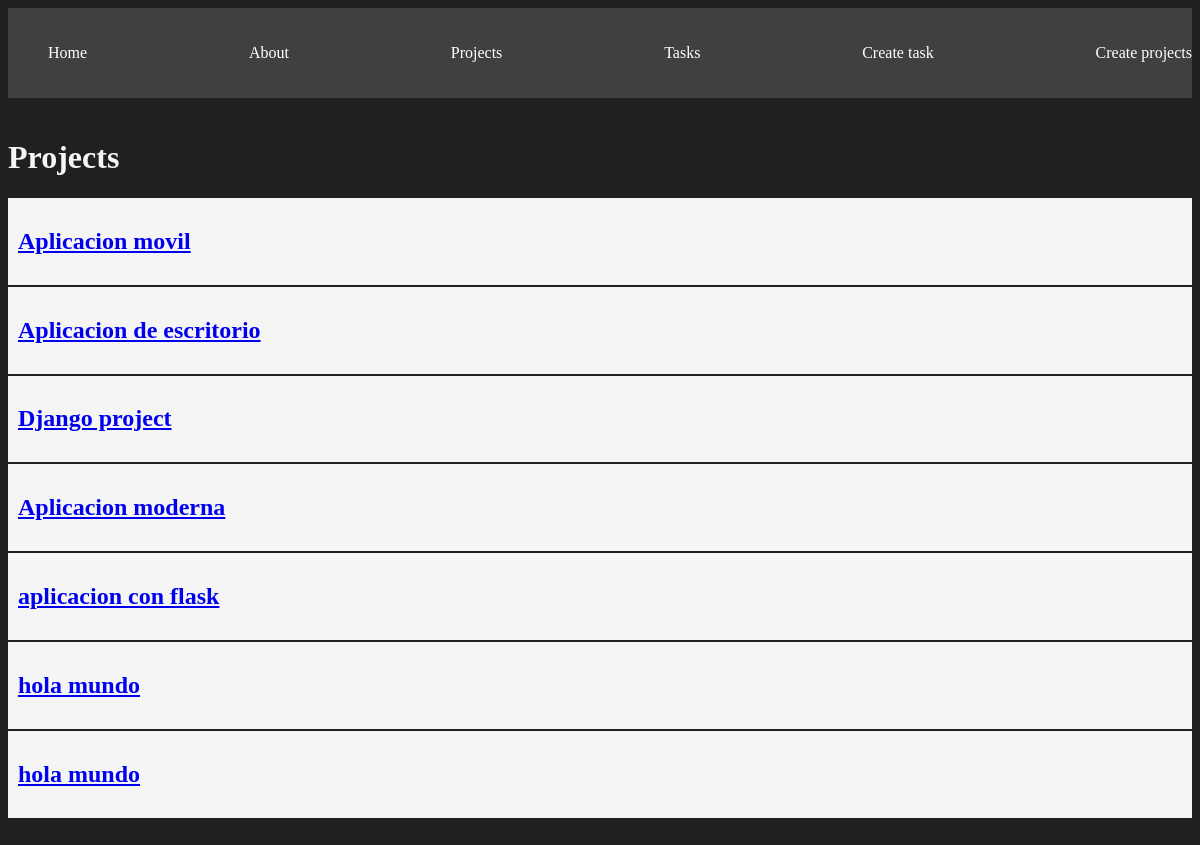
/projects/, run on the app's committed database.
### myapp/models.py (models this page shows, shortened)
class Project(models.Model):
    name = models.CharField(max_length=200)

### myapp/views.py (the view)
# urls.py: path('projects/', views.projects, name='projects'),
def projects(request):
    projects = Project.objects.all()
    return render(request, 'projects/projects.html', {
        'projects':projects
        })

### myapp/templates/projects/projects.html
{% extends 'layouts/base.html' %}
{% block content %}
<h1>Projects</h1>
{% for project in projects %}
<article class="card">
    <a href="{% url 'project_detail' project.id %}">
        <h1>{{project.name}}</h1>
    </a>
</article>
{% endfor %}
{% endblock %}

### myapp/static/styles/main.css (style rules this page uses)
body { background: #202020; color: whitesmoke; }
.card { background: whitesmoke; padding: 10px; margin-bottom: 2px; color: black; }

### data on the page
Project: name "Aplicacion movil"
Project: name "Aplicacion de escritorio"
Project: name "Django project"
Project: name "Aplicacion moderna"
Project: name "aplicacion con flask"
Project: name "hola mundo"
Project: name "hola mundo"
